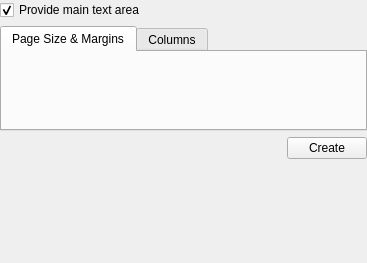
<ui version="4.0" >
 <class>KWStartupWidget</class>
 <widget class="QWidget" name="KWStartupWidget" >
  <property name="geometry" >
   <rect>
    <x>0</x>
    <y>0</y>
    <width>367</width>
    <height>263</height>
   </rect>
  </property>
  <layout class="QGridLayout" >
   <property name="margin" >
    <number>0</number>
   </property>
   <property name="spacing" >
    <number>6</number>
   </property>
   <item row="0" column="0" colspan="2" >
    <widget class="QCheckBox" name="mainText" >
     <property name="whatsThis" >
      <string>&lt;p>&lt;b>Check this option to have a text area created automatically for each page.&lt;/b>&lt;br>
For letters and notes with one main text, possibly on several pages, you should keep this checked. You should only uncheck it if you want to define completely where each text frame should be positioned.&lt;/p></string>
     </property>
     <property name="text" >
      <string>Provide main text area</string>
     </property>
     <property name="checked" >
      <bool>true</bool>
     </property>
    </widget>
   </item>
   <item row="1" column="0" colspan="2" >
    <widget class="QTabWidget" name="tabs" >
     <property name="currentIndex" >
      <number>0</number>
     </property>
     <widget class="QWidget" name="sizeTab" >
      <attribute name="title" >
       <string>Page Size &amp;&amp; Margins</string>
      </attribute>
     </widget>
     <widget class="QWidget" name="columnsTab" >
      <attribute name="title" >
       <string>Columns</string>
      </attribute>
     </widget>
    </widget>
   </item>
   <item row="2" column="0" >
    <spacer>
     <property name="orientation" >
      <enum>Qt::Horizontal</enum>
     </property>
     <property name="sizeType" >
      <enum>QSizePolicy::Expanding</enum>
     </property>
     <property name="sizeHint" >
      <size>
       <width>20</width>
       <height>20</height>
      </size>
     </property>
    </spacer>
   </item>
   <item row="2" column="1" >
    <widget class="QPushButton" name="createButton" >
     <property name="text" >
      <string>Create</string>
     </property>
    </widget>
   </item>
   <item row="3" column="0" colspan="2" >
    <spacer>
     <property name="orientation" >
      <enum>Qt::Vertical</enum>
     </property>
     <property name="sizeType" >
      <enum>QSizePolicy::Expanding</enum>
     </property>
     <property name="sizeHint" >
      <size>
       <width>20</width>
       <height>20</height>
      </size>
     </property>
    </spacer>
   </item>
  </layout>
 </widget>
 <layoutdefault spacing="6" margin="11" />
 <pixmapfunction>qPixmapFromMimeSource</pixmapfunction>
 <resources/>
 <connections/>
</ui>
